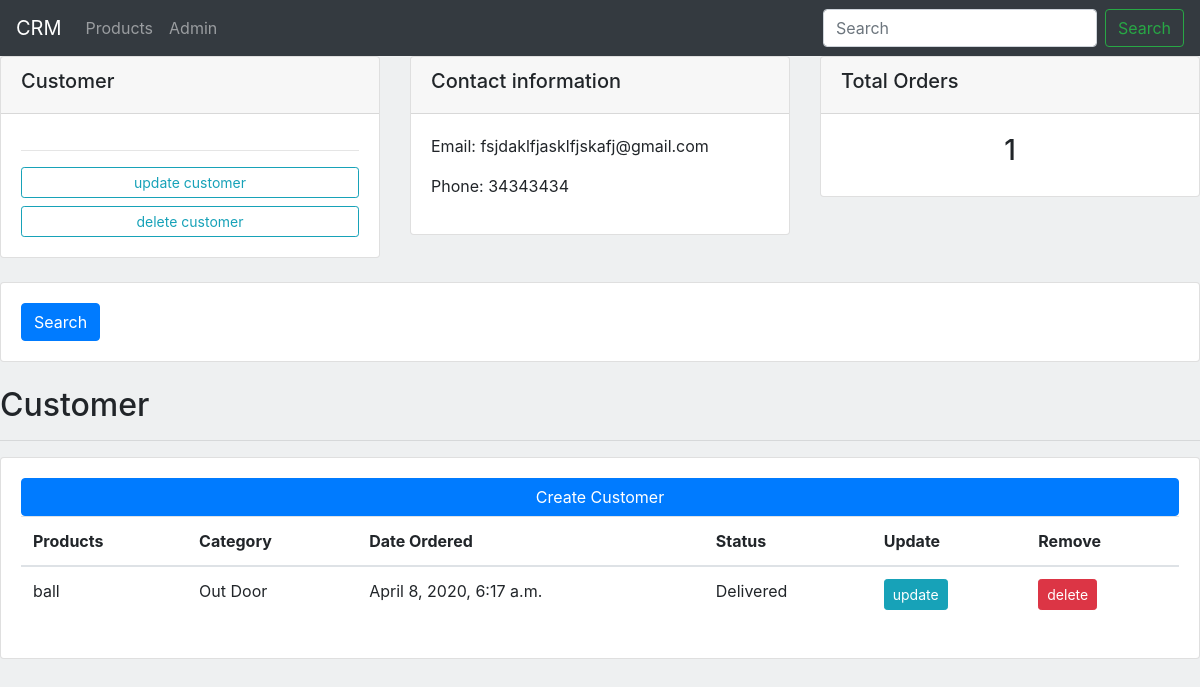
Page /customers/2/ on the committed database.
### home/models.py (models this page shows, shortened)
class Customer(models.Model):
    name = models.CharField(max_length=200, null=True)
    phone = models.CharField(max_length=200, null=True)
    email = models.CharField(max_length=200, null=True)
    date_created= models.DateTimeField(auto_now_add=True, null=True)

class Order(models.Model):
    STATUS  = (
        ('Pending', 'Pending'),
        ('Out for delivery', 'Out for delivery'),
        ('Delivered', 'Delivered')
    )
    customer=models.ForeignKey(Customer, null=True, on_delete=models.SET_NULL)
    product=models.ForeignKey(Product, null=True, on_delete=models.SET_NULL)
    date_created = models.DateTimeField(auto_now_add=True, null=True  )
    status = models.CharField(max_length=200, null=True, choices=STATUS)

class Product(models.Model):
    CATEGORY = (
        ('Indoor', 'Indoor'),
        ('Out Door', 'Out Door')
    )
    name = models.CharField(max_length=200, null=True)
    price = models.FloatField( null=True)
    category = models.CharField(max_length=200, null=True, choices=CATEGORY)
    description = models.CharField(max_length=200, null=True, blank=True)
    date_created = models.DateTimeField(auto_now_add=True, null=True)
    tags = models.ManyToManyField(Tag)
    def __str__(self):
        return self.name

### home/views.py (the view)
# urls.py: path('customers/<str:pk>/', views.customers, name='customers'),
def customers(request, pk):
    customer = Customer.objects.get(id=pk)
    orders = customer.order_set.all()
    orders_count = orders.count()
    context = {
        'customer':customer,
        'orders':orders,
        'orders_count':orders_count
    }
    return render(request, 'home/customers.html', context)

### templates/home/customers.html (shortened to what this page needs)
{% extends 'base.html' %}
{% block content %}
<div class="row">
    <div class="col">
        <div class="card">
            <div class="card-header">
              <h5>Customer</h5>
            </div>
            <div class="card-body">
                <hr>
                <a href="#" class="btn btn-outline-info btn-sm btn-block" href="#">update customer </a>
                <a href="#" class="btn btn-outline-info btn-sm btn-block">delete customer </a>
            </div>
          </div>
    </div>
    <div class="col">
        <div class="card">
            <div class="card-header">
                <h5>Contact information</h5>
            </div>
            <div class="card-body">
                <p>Email: {{customer.email}}</p>
                <p>Phone: {{customer.phone}}</p>
            </div>
          </div>
    </div>
    <div class="col">
        <div class="card">
            <div class="card-header">
              <h5>Total Orders</h5>
            </div>
            <div class="card-body">
              <h3 class="text-center">{{orders_count}}</h3>
            </div>
          </div>
    </div>
</div>
<br>
<div class="row">
    <div class="col">
        <div class="card card-body">
            <form  method="get" >
                <button class="btn btn-primary" type="submit">Search</button>
            </form>
        </div>
    </div>
</div>
    <br>
    <h2>Customer</h2>
    <hr>
  <div class=" card card-body">
    <a href="#" class="btn btn-primary">Create Customer </a>
    <table class="table">
  <thead>
    <tr>
      <th >Products</th>
      <th >Category</th>
      <th >Date Ordered</th>
      <th >Status</th>
      <th >Update</th>
      <th >Remove</th>
    </tr>
  </thead>
  {% for order in  orders %}
    <tr>
      <td>{{order.product}}</td>
      <td>{{order.product.category}}</td>
      <td>{{order.date_created}}</td>
      <td>{{order.status}}</td>
      <td><a class="btn btn-sm btn-info" href="{% url 'update_order' order.id %}">update</a></td>
      <td><a class="btn btn-sm btn-danger"  href="{% url 'delete' order.id%}">delete</a></td>
    </tr>
   {% endfor %}
</table>
    </div>
{% endblock content %}

### static/css/main.css (style rules this page uses)
body { background-color: #adb5bd33; }

### rows in the picture
Customer: email "fsjdaklfjasklfjskafj@gmail.com", phone "34343434"
Order: product "ball", product.category "Out Door", date_created "April 8, 2020, 6:17 a.m.", status "Delivered"

### other values in the picture
{{ orders_count }} "1"
